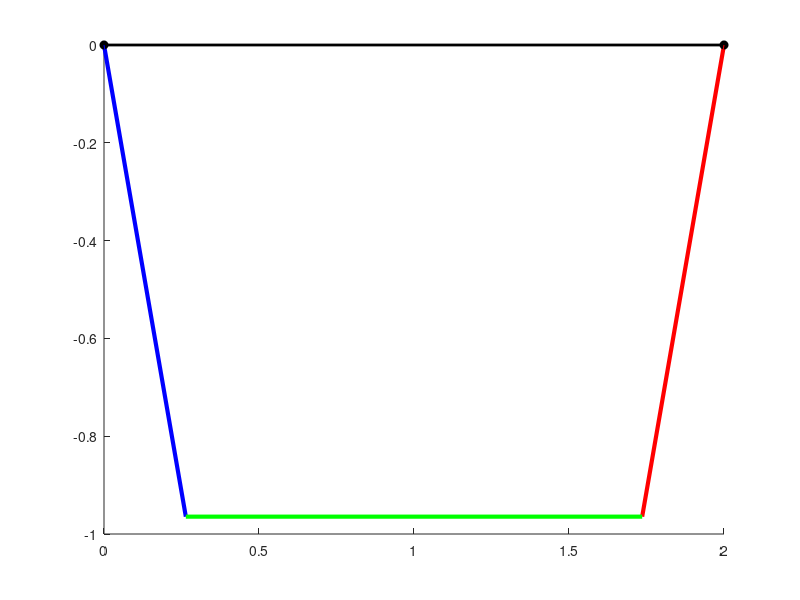

Source code (MATLAB):
% Clear workspace
clear;
clc;

% Parameters
m = 1;                   % Mass of each side link (kg)
m_top = 1;               % Mass of the top link (kg)
L = 1;                   % Length of each side link (m)
L_top = 2;               % Length of the top link (m)
k1 = 100;                % Spring 1 stiffness (N/m)
k2 = 100;                % Spring 2 stiffness (N/m)
l0_1 = 1.5;              % Rest length of spring 1 (m)
l0_2 = 1.5;              % Rest length of spring 2 (m)
D = 2;                   % Distance between pivots (m)
tau_act = @(theta) 10 * sin(theta); % Actuated torque (N.m) [example: sinusoidal torque]

% Define the system equations (ODE)
% State vector: [theta, theta_dot]
% theta is the generalized coordinate (angle)
% theta_dot is the velocity

% Initial conditions
theta0 = 0;              % Initial angle (rad)
theta_dot0 = 0;          % Initial angular velocity (rad/s)
initial_conditions = [theta0; theta_dot0];

% Time span for the simulation
t_span = [0, 10];        % Simulate from t=0 to t=10 seconds

% Define the system of ODEs
% ODEs are derived from the Lagrangian approach

% Differential equation function (returns derivatives)
function dydt = system_eqns(t, y, L, m, m_top, k1, k2, l0_1, l0_2, D, tau_act)
    theta = y(1);
    theta_dot = y(2);
    
    % Calculate spring lengths as functions of theta (modify as per your geometry)
    l1 = sqrt((L * cos(theta) - 0)^2 + (L * sin(theta))^2); % Spring 1 length
    l2 = sqrt((D - L * cos(theta))^2 + (L * sin(theta))^2); % Spring 2 length
    
    % Compute derivatives of spring lengths (using chain rule)
    dl1_dtheta = (L * cos(theta) - 0) / l1; % Derivative of spring length 1 with respect to theta
    dl2_dtheta = (D - L * cos(theta)) / l2; % Derivative of spring length 2 with respect to theta
    
    % Compute potential energy derivatives
    spring_force_1 = k1 * (l1 - l0_1) * dl1_dtheta; % Spring 1 generalized force
    spring_force_2 = k2 * (l2 - l0_2) * dl2_dtheta; % Spring 2 generalized force
    
    % Applied torque (as a function of theta)
    tau = tau_act(theta); % External applied torque
    
    % Equation of motion (Lagrangian formulation)
    % Assuming I is the inertia of side links and top link combined
    I_eff = (2 / 3) * m * L^2 + m_top * L^2 * cos(theta)^2;  % Effective inertia
    
    % Differential equations: [theta_dot, theta_ddot]
    theta_ddot = (spring_force_1 + spring_force_2 - tau) / I_eff;
    
    % Return the derivatives
    dydt = [theta_dot; theta_ddot];
end

% Solve the ODE using ode45
[t, y] = ode45(@(t, y) system_eqns(t, y, L, m, m_top, k1, k2, l0_1, l0_2, D, tau_act), t_span, initial_conditions);

% Prepare for animation
figure;
hold on;

% Plot the fixed base (bottom link)
plot([0, D], [0, 0], 'k-', 'LineWidth', 2);  % Base link

% Create plot for the mechanism animation
h_side_left = plot([0, 0], [0, 0], 'b-', 'LineWidth', 3);   % Left side link
h_side_right = plot([D, D], [0, 0], 'r-', 'LineWidth', 3);  % Right side link
h_top = plot([0, D], [0, 0], 'g-', 'LineWidth', 3);        % Top link

% Add markers for the joints (pivots)
h_left_pivot = plot(0, 0, 'ko', 'MarkerFaceColor', 'k'); % Left pivot
h_right_pivot = plot(D, 0, 'ko', 'MarkerFaceColor', 'k'); % Right pivot

% Add spring lines (optional, for visualization)
h_spring1 = plot([0, 0], [0, 0], 'b--'); % Spring 1
h_spring2 = plot([D, D], [0, 0], 'r--'); % Spring 2

% Loop for animation
for i = 1:length(t)
    % Extract the angle and angular velocity from the solution
    theta = y(i, 1);
    % Calculate positions of key points
    A_x = L * cos(theta);  % Position of point A (left side link end)
    A_y = L * sin(theta);
    
    B_x = D - L * cos(theta);  % Position of point B (right side link end)
    B_y = L * sin(theta);
    
    % Update the positions of the links
    set(h_side_left, 'XData', [0, A_x], 'YData', [0, A_y]);
    set(h_side_right, 'XData', [D, B_x], 'YData', [0, B_y]);
    set(h_top, 'XData', [A_x, B_x], 'YData', [A_y, B_y]);
    
    % Update spring positions (optional for visualization)
    set(h_spring1, 'XData', [0, A_x], 'YData', [0, A_y]);
    set(h_spring2, 'XData', [D, B_x], 'YData', [0, B_y]);
    
    % Pause for animation effect
    pause(0.05);  % Adjust the pause for smoother or faster animation
end
